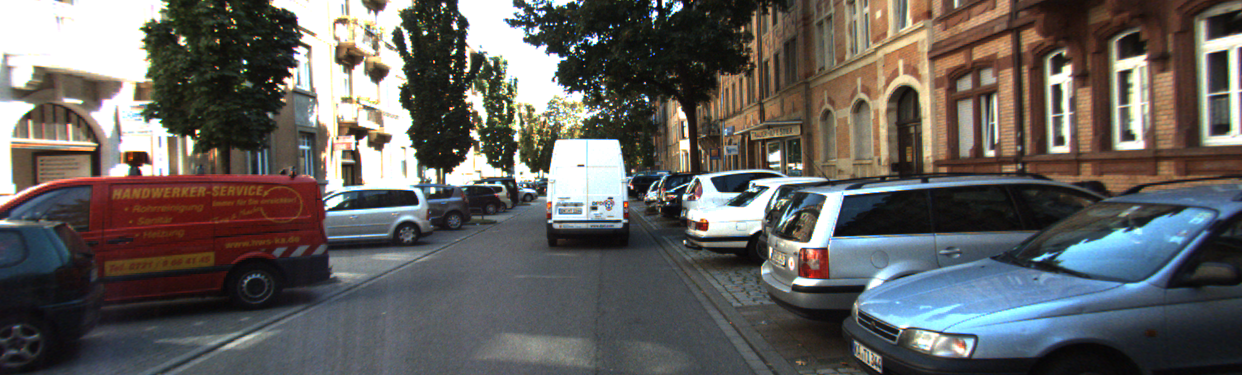
#> input picture hw6/hw6data/000005_10.png, 1242 x 375 px; its folder holds only this picture in this run
$ jupyter execute --allow-errors hw6-Copy1.ipynb
#> lines starting #> are read from the running program, lines starting #| are printed output that depends on the picture
Discussion <br>
KLT for short motion

Sources/References <br>
https://www.geeksforgeeks.org/python-opencv-optical-flow-with-lucas-kanade-method/ <br>
https://github.com/npinto/opencv/blob/master/samples/python2/lk_track.py (example from OpenCV docs under calcOpticalFlowPyrLK https://docs.opencv.org/4.x/dc/d6b/group__video__track.html)<br>
OpenCV docs <br>
Lectures

[cell 1]
import sys
import os
import cv2
import numpy as np
from matplotlib import pyplot as plt
import math
from sklearn.cluster import AgglomerativeClustering

dir = "hw6data/"

def get_images(img_dir):
#> called with img_dir = 'hw6data/'
    original = os.getcwd()
    os.chdir(img_dir)
    img_name_list = os.listdir('./')
    img_name_list = [name for name in img_name_list if 'png' in name.lower()]
    img_name_list.sort()
    img_list = []
    colored_img_list = []
    for i in img_name_list:
        im = cv2.imread(i, cv2.IMREAD_GRAYSCALE)
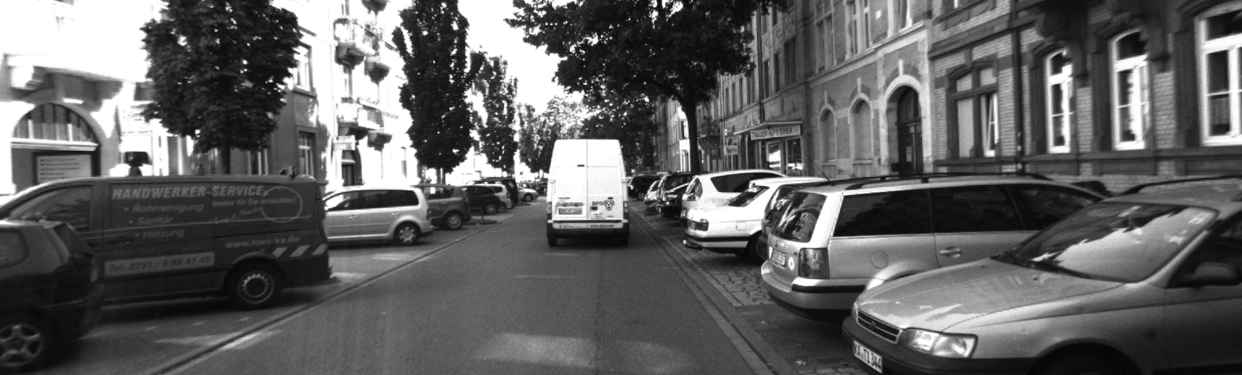
#> im: shape (375, 1242); min 4, max 255, mean 96.7
        color_im = cv2.imread(i)
#> color_im is the input picture: shape (375, 1242, 3); mean B, G, R 94.3, 96.7, 99.2
        if im is None:
            print('Could not open', i)
            sys.exit(0)
        img_list.append(im)
        colored_img_list.append(color_im)

    os.chdir(original)

    return img_name_list, img_list, colored_img_list

[cell 2]
img_name_list, img_list, colored_img_list = get_images(dir)
#> img_name_list = ['000005_10.png']; img_list = 1 item; colored_img_list = 1 item
print(img_name_list[0])
#| 000005_10.png
plt.axis('off')
plt.imshow(colored_img_list[0][:,:,::-1])
plt.show()


$ run again, on hw6/hw6data/000020_10.png
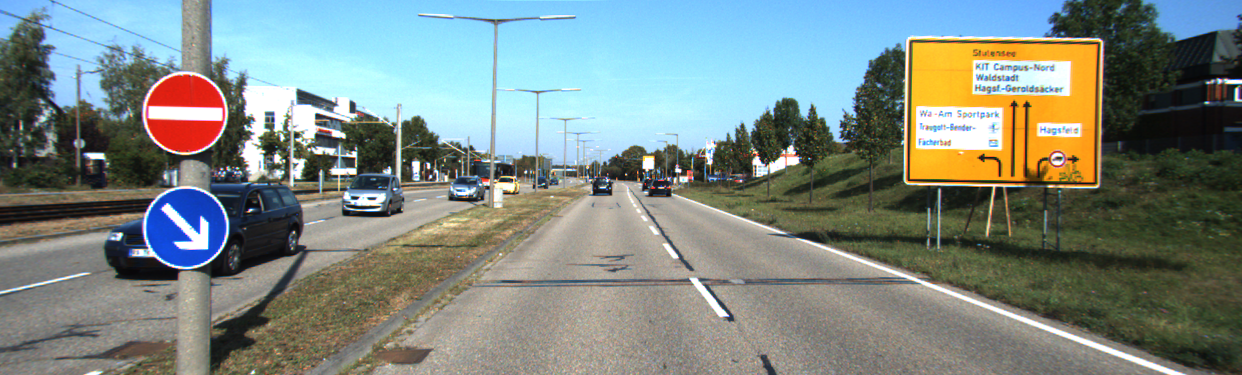
#> input picture hw6/hw6data/000020_10.png, 1242 x 375 px
#> in get_images, `im = cv2.imread(i, cv2.IMREAD_GRAYSCALE)`:
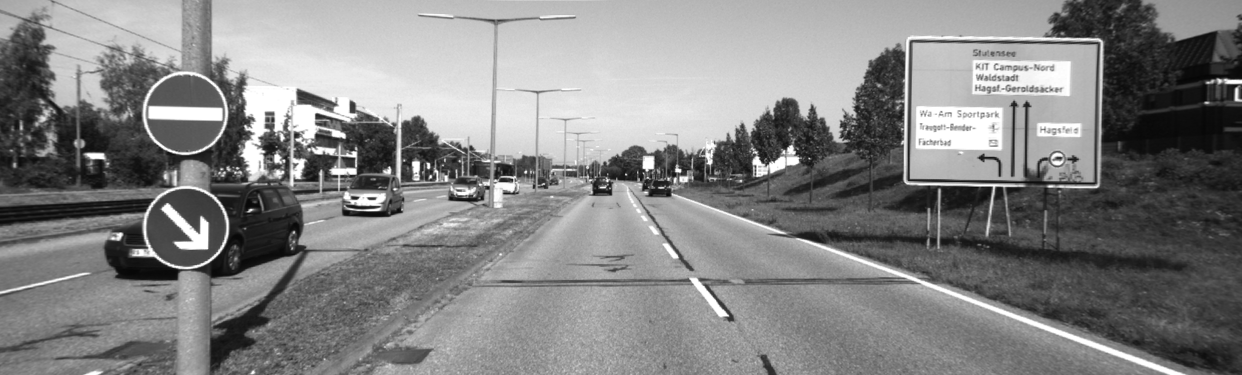
#> im: shape (375, 1242); min 5, max 255, mean 131.9
#> in get_images, color_im is the input picture: shape (375, 1242, 3); mean B, G, R 131.1, 136.3, 125
#> img_name_list = ['000020_10.png']; img_list = 1 item
#| 000020_10.png

$ run again, on hw6/hw6data/000020_11.png
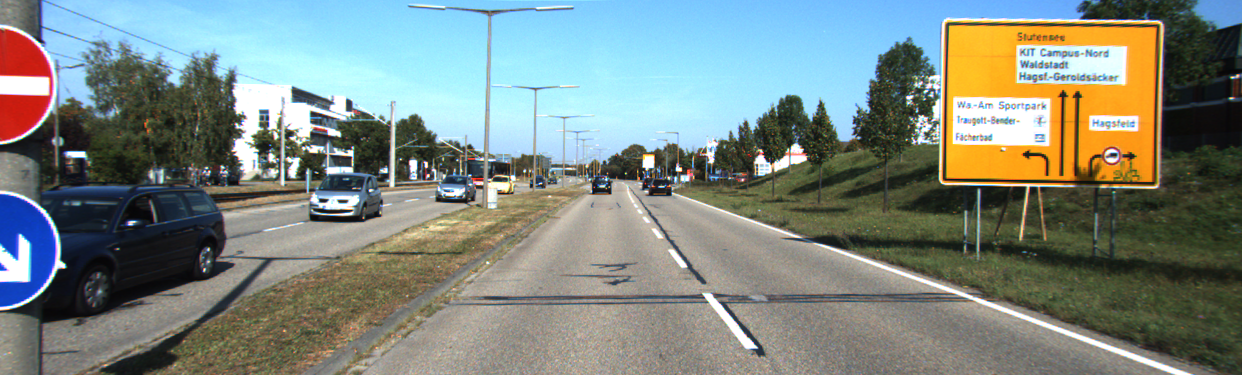
#> input picture hw6/hw6data/000020_11.png, 1242 x 375 px
#> in get_images, `im = cv2.imread(i, cv2.IMREAD_GRAYSCALE)`:
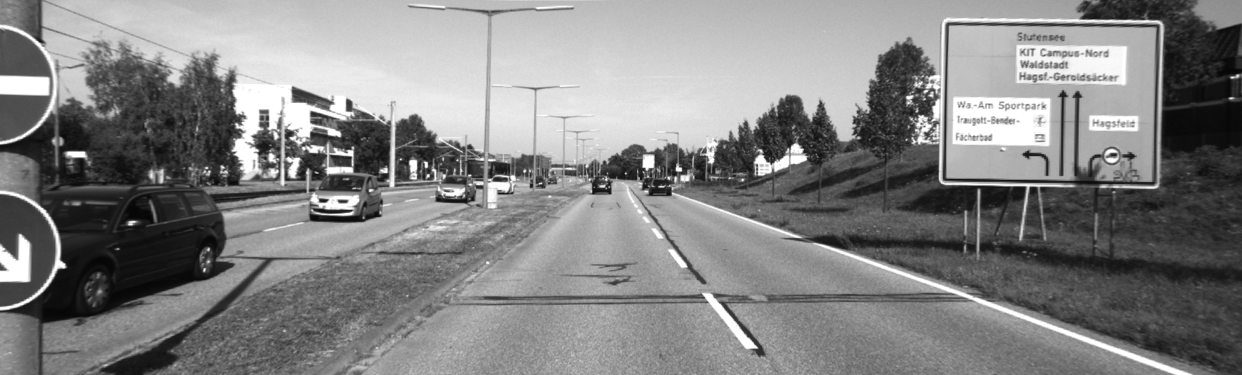
#> im: shape (375, 1242); min 5, max 255, mean 131.4
#> in get_images, color_im is the input picture: shape (375, 1242, 3); mean B, G, R 129, 135.7, 125.4
#> img_name_list = ['000020_11.png']; img_list = 1 item
#| 000020_11.png

$ run again, on hw6/hw6data/000035_10.png
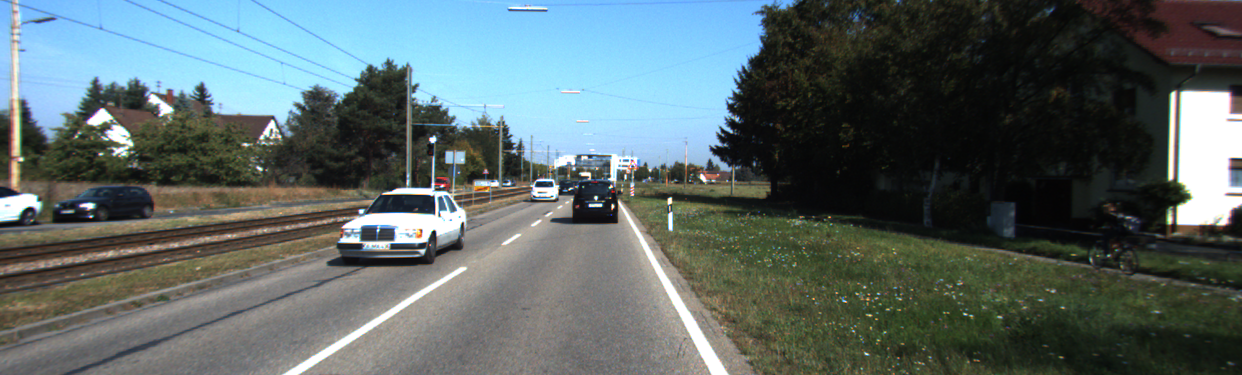
#> input picture hw6/hw6data/000035_10.png, 1242 x 375 px
#> in get_images, `im = cv2.imread(i, cv2.IMREAD_GRAYSCALE)`:
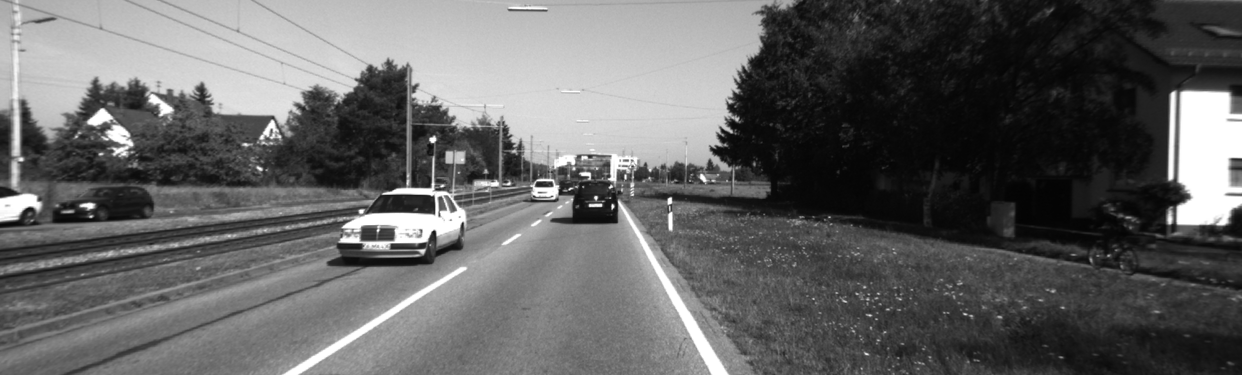
#> im: shape (375, 1242); min 3, max 255, mean 99.5
#> in get_images, color_im is the input picture: shape (375, 1242, 3); mean B, G, R 104.2, 104, 90.4
#> img_name_list = ['000035_10.png']; img_list = 1 item
#| 000035_10.png
